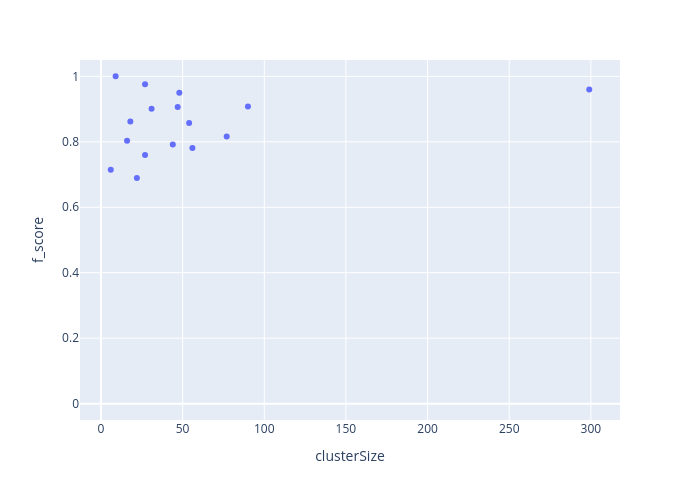

Notebook code cell kept with this figure:
### Code cell
ns.pl.scatter_w_clusterSize(results, "f_score", save = True, output_folder = output_folder, outputfilename_prefix = outputfilename_prefix)

### Figure 1 — Plotly figure (JSON) as saved in the notebook; plotly's stock layout.template omitted (floating-point values rounded to 4 significant figures)
{"data": [{"hovertemplate": "<b>%{hovertext}</b><br><br>clusterSize=%{x}<br>f_score=%{y}<extra></extra>", "hovertext": ["e1_e299_SLC17A7_L5b_Cdh13", "g1_g48_GLI3_Astro_Gja1", "g2_g27_APBB1IP_Micro_Ctss", "g3_g18_GPNMB_OPC_Pdgfra", "g4_g9_MOG_Oligo_Opalin", "i10_i16_TSPAN12_Vip_Mybpc1", "i11_i6_EGF_Vip_Mybpc1", "i1_i90_COL5A2_Ndnf_Car4", "i2_i77_LHX6_Sst_Cbln4", "i3_i56_BAGE2_Ndnf_Cxcl14", "i4_i54_MC4R_Ndnf_Cxcl14", "i5_i47_TRPC3_Ndnf_Car4", "i6_i44_GPR149_Vip_Mybpc1", "i7_i31_CLMP_Ndnf_Cxcl14", "i8_i27_SNCG_Vip_Mybpc1", "i9_i22_TAC3_Vip_Mybpc1"], "legendgroup": "", "marker": {"color": "#636efa", "symbol": "circle"}, "mode": "markers", "name": "", "orientation": "v", "showlegend": false, "type": "scatter", "x": [299, 48, 27, 18, 9, 16, 6, 90, 77, 56, 54, 47, 44, 31, 27, 22], "xaxis": "x", "y": [0.9597, 0.95, 0.9756, 0.8621, 1, 0.8036, 0.7143, 0.9078, 0.8166, 0.7812, 0.8571, 0.9064, 0.7917, 0.9009, 0.7595, 0.6897], "yaxis": "y"}], "layout": {"height": 500, "legend": {"tracegroupgap": 0}, "margin": {"t": 60}, "width": 700, "xaxis": {"anchor": "y", "domain": [0, 1], "title": {"text": "clusterSize"}}, "yaxis": {"anchor": "x", "domain": [0, 1], "range": [-0.05, 1.05], "title": {"text": "f_score"}}}}
